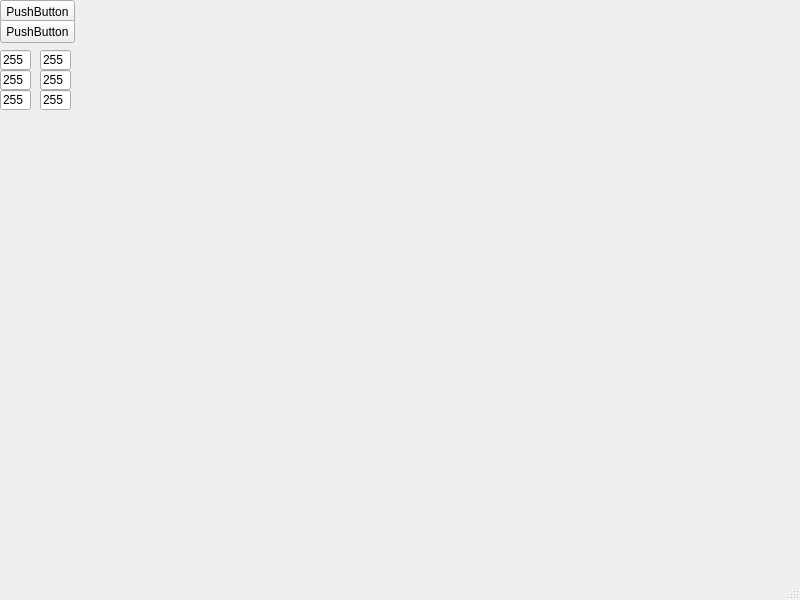
<?xml version="1.0" encoding="UTF-8"?>
<ui version="4.0">
 <class>MainWindow</class>
 <widget class="QMainWindow" name="MainWindow">
  <property name="geometry">
   <rect>
    <x>0</x>
    <y>0</y>
    <width>800</width>
    <height>600</height>
   </rect>
  </property>
  <property name="windowTitle">
   <string>MainWindow</string>
  </property>
  <widget class="QWidget" name="centralwidget">
   <widget class="QPushButton" name="pushButton">
    <property name="geometry">
     <rect>
      <x>0</x>
      <y>0</y>
      <width>75</width>
      <height>23</height>
     </rect>
    </property>
    <property name="text">
     <string>PushButton</string>
    </property>
   </widget>
   <widget class="QPushButton" name="pushButton_2">
    <property name="geometry">
     <rect>
      <x>0</x>
      <y>20</y>
      <width>75</width>
      <height>23</height>
     </rect>
    </property>
    <property name="text">
     <string>PushButton</string>
    </property>
   </widget>
   <widget class="QLineEdit" name="lineEdit">
    <property name="geometry">
     <rect>
      <x>0</x>
      <y>50</y>
      <width>31</width>
      <height>20</height>
     </rect>
    </property>
    <property name="text">
     <string>255</string>
    </property>
   </widget>
   <widget class="QLineEdit" name="lineEdit_2">
    <property name="geometry">
     <rect>
      <x>0</x>
      <y>70</y>
      <width>31</width>
      <height>20</height>
     </rect>
    </property>
    <property name="text">
     <string>255</string>
    </property>
   </widget>
   <widget class="QLineEdit" name="lineEdit_3">
    <property name="geometry">
     <rect>
      <x>0</x>
      <y>90</y>
      <width>31</width>
      <height>20</height>
     </rect>
    </property>
    <property name="text">
     <string>255</string>
    </property>
   </widget>
   <widget class="QLineEdit" name="lineEdit_4">
    <property name="geometry">
     <rect>
      <x>40</x>
      <y>50</y>
      <width>31</width>
      <height>20</height>
     </rect>
    </property>
    <property name="text">
     <string>255</string>
    </property>
   </widget>
   <widget class="QLineEdit" name="lineEdit_5">
    <property name="geometry">
     <rect>
      <x>40</x>
      <y>70</y>
      <width>31</width>
      <height>20</height>
     </rect>
    </property>
    <property name="text">
     <string>255</string>
    </property>
   </widget>
   <widget class="QLineEdit" name="lineEdit_6">
    <property name="geometry">
     <rect>
      <x>40</x>
      <y>90</y>
      <width>31</width>
      <height>20</height>
     </rect>
    </property>
    <property name="text">
     <string>255</string>
    </property>
   </widget>
  </widget>
  <widget class="QMenuBar" name="menubar">
   <property name="geometry">
    <rect>
     <x>0</x>
     <y>0</y>
     <width>800</width>
     <height>21</height>
    </rect>
   </property>
  </widget>
  <widget class="QStatusBar" name="statusbar"/>
 </widget>
 <resources/>
 <connections/>
</ui>
